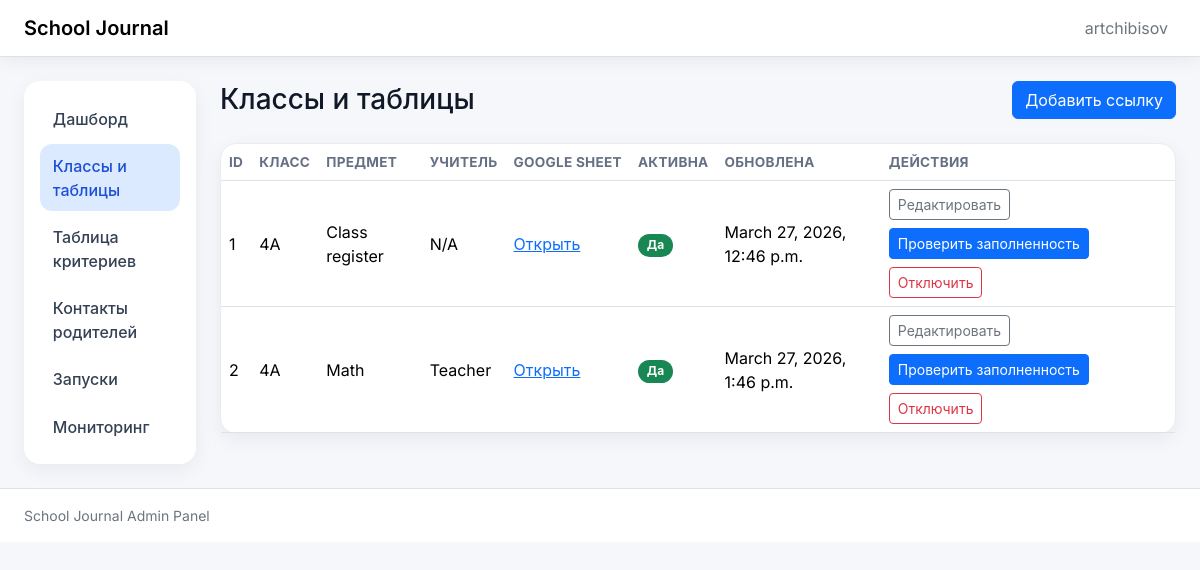
Before: /links/ (signed in) with the older database file.
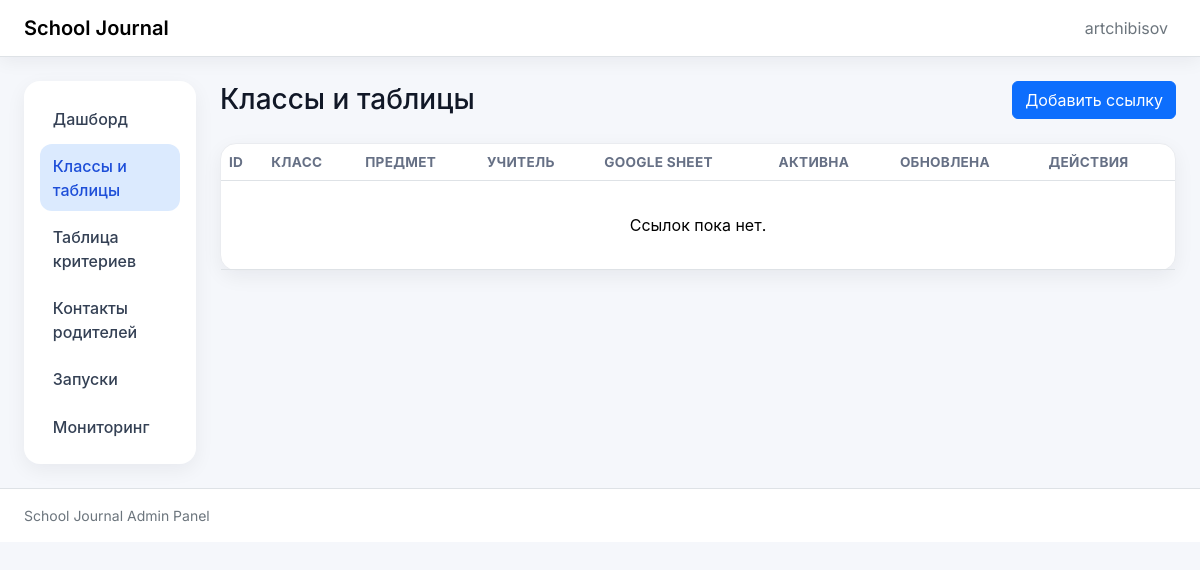
After: the same page with the newer database file.
### journal_links/models.py (models this page shows, shortened)
class ClassSheetLink(models.Model):
    class_code = models.CharField(max_length=64)
    subject_name = models.CharField(max_length=255)
    teacher_name = models.CharField(max_length=255)
    google_sheet_url = models.URLField(max_length=500)
    is_active = models.BooleanField(default=True)
    updated_at = models.DateTimeField(auto_now=True)
    class Meta:
        constraints = [
            models.UniqueConstraint(
                fields=["class_code", "subject_name"],
                name="uq_classsheetlink_class_subject",
            )
        ]
        ordering = ["class_code", "subject_name"]

### journal_links/views.py (the view)
# urls.py: path("", RedirectView.as_view(pattern_name="journal_links:list_links", permanent=False), name="dashboard"),
@login_required
@permission_required_403("journal_links.view_classsheetlink", message="Доступ запрещён: нет прав на просмотр ссылок классов.")
def list_links(request):
    links = ClassSheetLink.objects.all()
    return render(request, "journal_links/list.html", {"links": links})

### admin_panel/authz.py (called while the page is built)
def permission_required_403(perm: str, *, message: str | None = None) -> Callable:
    deny_message = message or "Доступ запрещён: недостаточно прав для выполнения действия."
    def decorator(view_func: Callable) -> Callable:
        @wraps(view_func)
        def _wrapped(request: HttpRequest, *args, **kwargs) -> HttpResponse:
            if request.user.has_perm(perm):
                return view_func(request, *args, **kwargs)
            messages.error(request, deny_message)
            return HttpResponseForbidden(deny_message)
        return _wrapped
    return decorator

### journal_links/templates/journal_links/list.html (shortened to what this page needs)
{% extends "base.html" %}
{% block page_heading %}Классы и таблицы{% endblock %}
{% block page_actions %}
  {% if perms.journal_links.add_classsheetlink %}
    <a class="btn btn-primary" href="{% url 'journal_links:create_link' %}">Добавить ссылку</a>
  {% endif %}
{% endblock %}
{% block content %}
<section class="card">
    <div class="card-body p-0">
      <div class="table-responsive">
        <table class="table table-hover align-middle mb-0">
          <thead>
            <tr>
              <th>ID</th>
              <th>Класс</th>
              <th>Предмет</th>
              <th>Учитель</th>
              <th>Google Sheet</th>
              <th>Активна</th>
              <th>Обновлена</th>
              <th>Действия</th>
            </tr>
          </thead>
          <tbody>
            {% for link in links %}
              <tr>
                <td>{{ link.id }}</td>
                <td>{{ link.class_code }}</td>
                <td>{{ link.subject_name }}</td>
                <td>{{ link.teacher_name }}</td>
                <td><a href="{{ link.google_sheet_url }}" target="_blank" rel="noopener" class="link-primary">Открыть</a></td>
                <td>
                  {% if link.is_active %}
                    <span class="badge badge-soft text-bg-success">Да</span>
                  {% else %}
                    <span class="badge badge-soft text-bg-secondary">Нет</span>
                  {% endif %}
                </td>
                <td>{{ link.updated_at }}</td>
                <td>
                  <div class="d-flex flex-wrap gap-2">
                    {% if perms.journal_links.change_classsheetlink %}
                      <a class="btn btn-outline-secondary btn-sm" href="{% url 'journal_links:edit_link' link.id %}">Редактировать</a>
                    {% endif %}
                    {% if link.is_active and perms.jobs.run_validation %}
                      <form method="post" action="{% url 'journal_links:run_link_validation' link.id %}">
                        <button class="btn btn-primary btn-sm" type="submit">Проверить заполненность</button>
                      </form>
                    {% endif %}
                    {% if link.is_active and perms.journal_links.change_classsheetlink %}
                      <form method="post" action="{% url 'journal_links:disable_link' link.id %}">
                        <button class="btn btn-outline-danger btn-sm" type="submit">Отключить</button>
                      </form>
                    {% endif %}
                  </div>
                </td>
              </tr>
            {% empty %}
              <tr><td class="table-empty" colspan="8">Ссылок пока нет.</td></tr>
            {% endfor %}
          </tbody>
        </table>
      </div>
    </div>
  </section>
{% endblock %}

### webapp/templates/base.html (shortened to what this page needs)
{% load static %}
<!doctype html>
<html lang="ru">
<head>
  <link href="https://cdn.jsdelivr.net/npm/bootstrap@5.3.3/dist/css/bootstrap.min.css" rel="stylesheet">
  <link rel="stylesheet" href="{% static 'webapp/ui.css' %}">
</head>
<body>
<nav class="navbar navbar-expand-lg border-bottom bg-white sticky-top soft-shadow-sm">
    <div class="container-fluid px-3 px-lg-4">
      <a class="navbar-brand fw-semibold" href="{% url 'dashboard' %}">School Journal</a>
      <div class="collapse navbar-collapse" id="mainNav">
        <ul class="navbar-nav ms-auto align-items-lg-center gap-lg-2">
          {% if request.user.is_authenticated %}
            <li class="nav-item"><span class="nav-link text-secondary">{{ request.user.username }}</span></li>
          {% endif %}
        </ul>
      </div>
         </div>
  </nav>
<div class="container-fluid py-4 px-3 px-lg-4">
    <div class="row g-4">
      <aside class="col-12 col-lg-3 col-xl-2">
        <div class="card border-0 soft-shadow-sm nav-card">
          <div class="card-body p-2 p-lg-3">
            <nav class="nav nav-pills flex-column gap-1">
              <a class="nav-link {% if request.path == '/' %}active{% endif %}" href="{% url 'dashboard' %}">Дашборд</a>
              {% if perms.journal_links.view_classsheetlink %}
                <a class="nav-link {% if '/links/' in request.path %}active{% endif %}" href="{% url 'journal_links:list_links' %}">Классы и таблицы</a>
              {% endif %}
              {% if perms.pipeline.view_criterionentry %}
                <a class="nav-link {% if '/criteria-table/' in request.path %}active{% endif %}" href="{% url 'pipeline:criteria_table' %}">Таблица критериев</a>
              {% endif %}
              {% if perms.pipeline.view_parentcontact %}
                <a class="nav-link {% if '/parent-contacts/' in request.path %}active{% endif %}" href="{% url 'pipeline:parent_contacts_list' %}">Контакты родителей</a>
              {% endif %}
              {% if perms.jobs.view_jobrun %}
                <a class="nav-link {% if '/runs/' in request.path %}active{% endif %}" href="{% url 'job_run_list' %}">Запуски</a>
              {% endif %}
              <a class="nav-link {% if '/healthz' in request.path or '/readyz' in request.path %}active{% endif %}" href="{% url 'readyz' %}">Мониторинг</a>
            </nav>
          </div>
        </div>
      </aside>
        <main class="col-12 col-lg-9 col-xl-10">
             <section class="d-flex flex-column flex-md-row align-items-md-center justify-content-between gap-3 mb-4">
          <h1 class="h3 mb-0">{% block page_heading %}Страница{% endblock %}</h1>
          <div class="d-flex flex-wrap gap-2">
            {% block page_actions %}{% endblock %}
          </div>
        </section>
              {% block content %}{% endblock %}
      </main>
    </div>
  </div>
 <footer class="py-3 border-top bg-white">
    <div class="container-fluid px-3 px-lg-4 text-secondary small">School Journal Admin Panel</div>
  </footer>
</body>
</html>

### webapp/static/webapp/ui.css (style rules this page uses)
:root { --app-bg: #f5f7fb; --text-muted: #667085; }
body { font-family: Inter, -apple-system, BlinkMacSystemFont, "Segoe UI", sans-serif; background: var(--app-bg); color: #111827; }
.soft-shadow-sm { box-shadow: 0 4px 18px rgba(16, 24, 40, 0.06); }
.nav-card .nav-link { color: #344054; border-radius: 0.75rem; padding: 0.6rem 0.8rem; font-weight: 500; }
.nav-card .nav-link.active { background-color: #dbeafe; color: #1d4ed8; }
.card { border: 1px solid #eaecf0; border-radius: 1rem; box-shadow: 0 6px 20px rgba(16, 24, 40, 0.06); }
.table { --bs-table-bg: transparent; }
.table thead th { font-size: 0.85rem; letter-spacing: 0.02em; color: var(--text-muted); text-transform: uppercase; white-space: nowrap; }
.table-empty { text-align: center; color: var(--text-muted); padding: 2rem 0.5rem !important; }

Changed rows visible on the page:
removed ClassSheetLink: id "1", class_code "4A", subject_name "Class register", teacher_name "N/A", is_active "Да", updated_at "March 27, 2026, 12:46 p.m."
removed ClassSheetLink: id "2", class_code "4A", subject_name "Math", teacher_name "Teacher", is_active "Да", updated_at "March 27, 2026, 1:46 p.m."
Other visible differences:
text now shown: "Ссылок пока нет."
